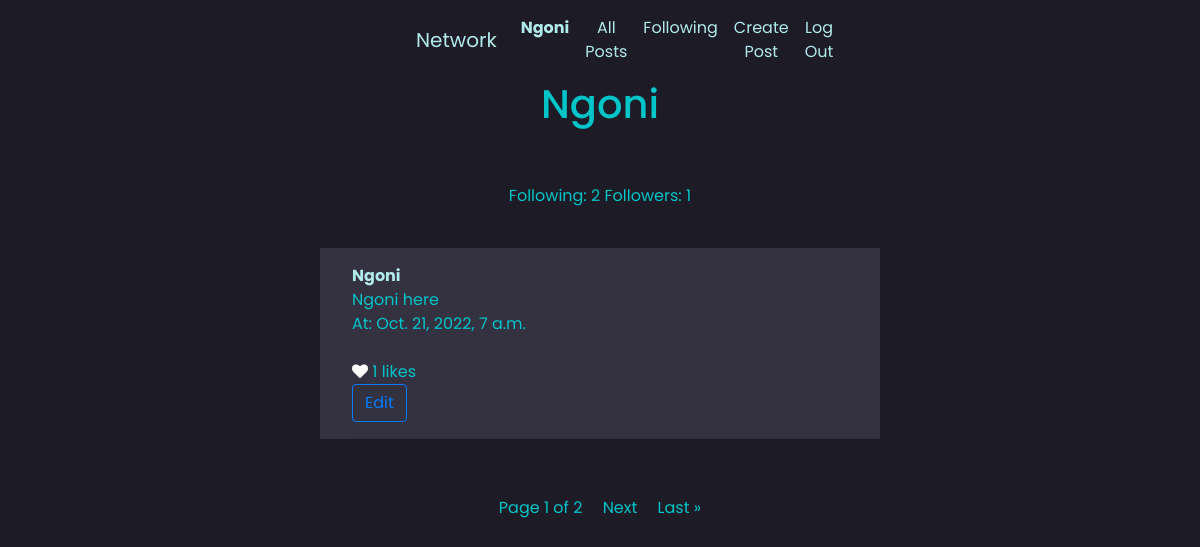
/profile/Ngoni (signed in), run on an earlier commit of the app's database.
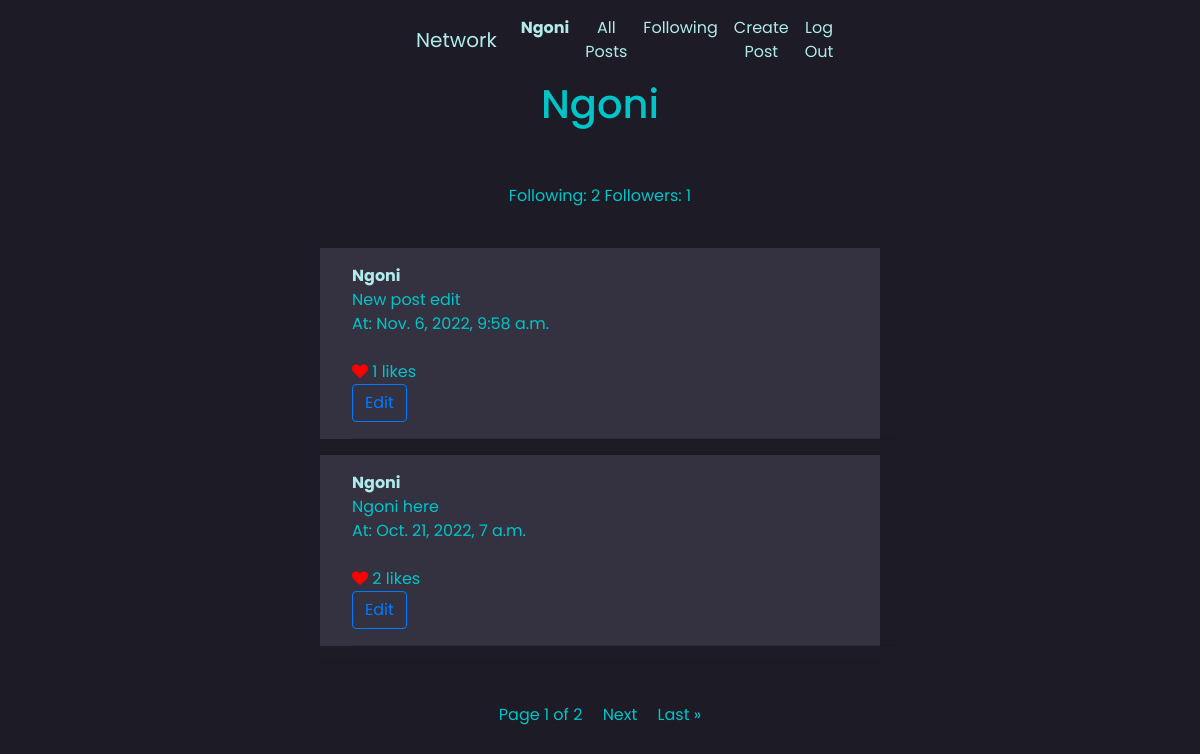
And on a later commit of the database.
### network/models.py (models this page shows, shortened)
class Post(models.Model):
    body = models.TextField()
    author = models.ForeignKey("User", on_delete=models.CASCADE, related_name="posts")
    date = models.DateTimeField(auto_now_add = True)
    likes = models.ManyToManyField("User", related_name="post_likes")
    def total_likes(self):
        return self.likes.count()

class User(AbstractUser):
    pass

### network/views.py (the view)
# urls.py: path("profile/<str:author>", views.profile, name="profile"),
@login_required(login_url='login')
def profile(request, author):
    posts  = Post.objects.all().order_by('-date')
    user = get_object_or_404(User, username=author)
    viewing_user = get_object_or_404(User, username=request.user)
    paginator = Paginator(posts, 10)
    page = request.GET.get('page')
    post = paginator.get_page(page)
    followers = user.followers.all().count()
    following_cnt = user.following.all().count()
    status = len(Profile.objects.filter(user=viewing_user).filter(following=user))
    return render(request, "network/profile_page.html", {
        "followers": followers,
        "following": following_cnt,
        "status": status,
        "post": post,
        "profile_user": user,
    })

### network/templates/network/profile_page.html (shortened to what this page needs)
{% extends "network/layout.html" %}
{% load static %}
{% block body %}
<center>
<div class="user-info">
    <h1>{{ profile_user }}</h1>
    <br><br>
    Following: {{ following }}
    Followers: <span class="following_count">{{ followers }}</span>
    <br><br>
</div>
</center>
<div class="user-posts">
    {% for post in post %}
    {% if post.author == profile_user %}
    <div class="post_item index_post" value="{{post.id}}">
        <div class="container">
        <strong><a href="{% url 'profile' post.author %}">{{post.author}}</a></strong>
        <div class="post-body">
           <div class="original">{{ post.body }}</div>
           <div class="time">At: {{ post.date }}</div>
        </div>
        <br>
        <div class="like-post">
            <form>
                {% if request.user in post.likes.all %}
                <i class="fa fa-heart like-btn" id="{{post.id}}" style="color:red"></i>
                {% else %}
                <i class="fa fa-heart like-btn" id="{{post.id}}" style="color:white"></i>
                {% endif %}
                <span class="likes-count">{{ post.total_likes }}</span> likes
            </form>
        </div>
        {% if request.user == post.author %}
        <button type="button" value="{{post.id}}" class="btn btn-outline-primary edit-btn">Edit</button>
        {% endif %}
        <hr>
        </div>
    </div>
    {% endif %}
    {% endfor %}
</div>
<center>
    <hr><br>
    Page {{ post.number }} of {{ post.paginator.num_pages }}
    {% if post.has_next %}
    <a id="next" href="?page={{ post.next_page_number }}">Next</a>
    <a id="last" href="?page={{ post.paginator.num_pages }}">Last &raquo</a>
    {% endif %}
    <br>
    <br>
</center>
{% endblock %}

What changed in the data, as far as the page shows it:
added Post: author "Ngoni", body "New post edit", date "Nov. 6, 2022, 9:58 a.m.", total_likes "1"
computed for Post "Ngoni here": total_likes "1" → "2"
